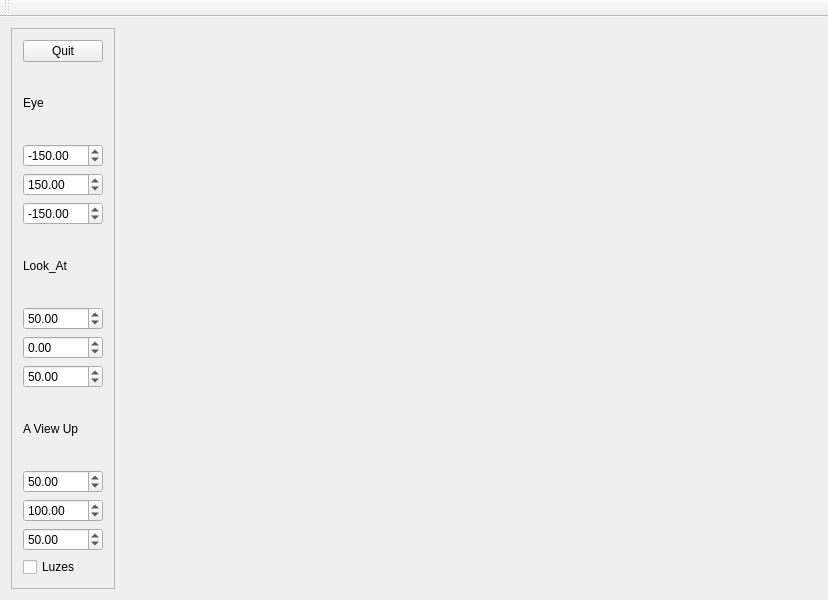
<?xml version="1.0" encoding="UTF-8"?>
<ui version="4.0">
 <class>MainWindow</class>
 <widget class="QMainWindow" name="MainWindow">
  <property name="geometry">
   <rect>
    <x>0</x>
    <y>0</y>
    <width>828</width>
    <height>600</height>
   </rect>
  </property>
  <property name="minimumSize">
   <size>
    <width>800</width>
    <height>600</height>
   </size>
  </property>
  <property name="windowTitle">
   <string>OpenGL - Ray Casting representation</string>
  </property>
  <widget class="QWidget" name="centralWidget">
   <layout class="QHBoxLayout" name="horizontalLayout">
    <item>
     <widget class="QFrame" name="frame">
      <property name="frameShape">
       <enum>QFrame::StyledPanel</enum>
      </property>
      <property name="frameShadow">
       <enum>QFrame::Raised</enum>
      </property>
      <layout class="QVBoxLayout" name="verticalLayout_2">
       <item>
        <widget class="QPushButton" name="pushButton">
         <property name="text">
          <string>Quit</string>
         </property>
        </widget>
       </item>
       <item>
        <widget class="QLabel" name="label_42">
         <property name="text">
          <string>Eye</string>
         </property>
        </widget>
       </item>
       <item>
        <widget class="QDoubleSpinBox" name="Eye_x_2">
         <property name="minimum">
          <double>-9990.000000000000000</double>
         </property>
         <property name="maximum">
          <double>9999.989999999999782</double>
         </property>
         <property name="value">
          <double>-150.000000000000000</double>
         </property>
        </widget>
       </item>
       <item>
        <widget class="QDoubleSpinBox" name="Eye_y_2">
         <property name="minimum">
          <double>-9990.000000000000000</double>
         </property>
         <property name="maximum">
          <double>9999.989999999999782</double>
         </property>
         <property name="value">
          <double>150.000000000000000</double>
         </property>
        </widget>
       </item>
       <item>
        <widget class="QDoubleSpinBox" name="Eye_z_2">
         <property name="minimum">
          <double>-9990.000000000000000</double>
         </property>
         <property name="maximum">
          <double>9999.989999999999782</double>
         </property>
         <property name="value">
          <double>-150.000000000000000</double>
         </property>
        </widget>
       </item>
       <item>
        <widget class="QLabel" name="label_44">
         <property name="text">
          <string>Look_At</string>
         </property>
        </widget>
       </item>
       <item>
        <widget class="QDoubleSpinBox" name="La_x_2">
         <property name="minimum">
          <double>-9990.000000000000000</double>
         </property>
         <property name="maximum">
          <double>9999.989999999999782</double>
         </property>
         <property name="value">
          <double>50.000000000000000</double>
         </property>
        </widget>
       </item>
       <item>
        <widget class="QDoubleSpinBox" name="La_y_2">
         <property name="minimum">
          <double>-9990.000000000000000</double>
         </property>
         <property name="maximum">
          <double>99999.990000000005239</double>
         </property>
         <property name="value">
          <double>0.000000000000000</double>
         </property>
        </widget>
       </item>
       <item>
        <widget class="QDoubleSpinBox" name="La_z_2">
         <property name="minimum">
          <double>-9990.000000000000000</double>
         </property>
         <property name="maximum">
          <double>9999.989999999999782</double>
         </property>
         <property name="singleStep">
          <double>1.000000000000000</double>
         </property>
         <property name="value">
          <double>50.000000000000000</double>
         </property>
        </widget>
       </item>
       <item>
        <widget class="QLabel" name="label_40">
         <property name="text">
          <string>A View Up</string>
         </property>
        </widget>
       </item>
       <item>
        <widget class="QDoubleSpinBox" name="Av_x_2">
         <property name="minimum">
          <double>-9990.000000000000000</double>
         </property>
         <property name="maximum">
          <double>9999.989999999999782</double>
         </property>
         <property name="value">
          <double>50.000000000000000</double>
         </property>
        </widget>
       </item>
       <item>
        <widget class="QDoubleSpinBox" name="Av_y_2">
         <property name="minimum">
          <double>-9990.000000000000000</double>
         </property>
         <property name="maximum">
          <double>9999.989999999999782</double>
         </property>
         <property name="value">
          <double>100.000000000000000</double>
         </property>
        </widget>
       </item>
       <item>
        <widget class="QDoubleSpinBox" name="Av_z_2">
         <property name="minimum">
          <double>-9990.000000000000000</double>
         </property>
         <property name="maximum">
          <double>9999.989999999999782</double>
         </property>
         <property name="value">
          <double>50.000000000000000</double>
         </property>
        </widget>
       </item>
       <item>
        <widget class="QCheckBox" name="Luzes">
         <property name="text">
          <string>Luzes</string>
         </property>
        </widget>
       </item>
      </layout>
     </widget>
    </item>
    <item>
     <widget class="GLWidget" name="GLwidget" native="true">
      <property name="sizePolicy">
       <sizepolicy hsizetype="Expanding" vsizetype="Expanding">
        <horstretch>0</horstretch>
        <verstretch>0</verstretch>
       </sizepolicy>
      </property>
     </widget>
    </item>
   </layout>
  </widget>
  <widget class="QToolBar" name="mainToolBar">
   <attribute name="toolBarArea">
    <enum>TopToolBarArea</enum>
   </attribute>
   <attribute name="toolBarBreak">
    <bool>false</bool>
   </attribute>
  </widget>
 </widget>
 <layoutdefault spacing="6" margin="11"/>
 <customwidgets>
  <customwidget>
   <class>GLWidget</class>
   <extends>QWidget</extends>
   <header>glwidget.h</header>
   <container>1</container>
   <slots>
    <slot>do_save()</slot>
    <slot>do_load()</slot>
   </slots>
  </customwidget>
 </customwidgets>
 <resources/>
 <connections>
  <connection>
   <sender>pushButton</sender>
   <signal>released()</signal>
   <receiver>MainWindow</receiver>
   <slot>close()</slot>
   <hints>
    <hint type="sourcelabel">
     <x>67</x>
     <y>111</y>
    </hint>
    <hint type="destinationlabel">
     <x>49</x>
     <y>327</y>
    </hint>
   </hints>
  </connection>
 </connections>
</ui>
